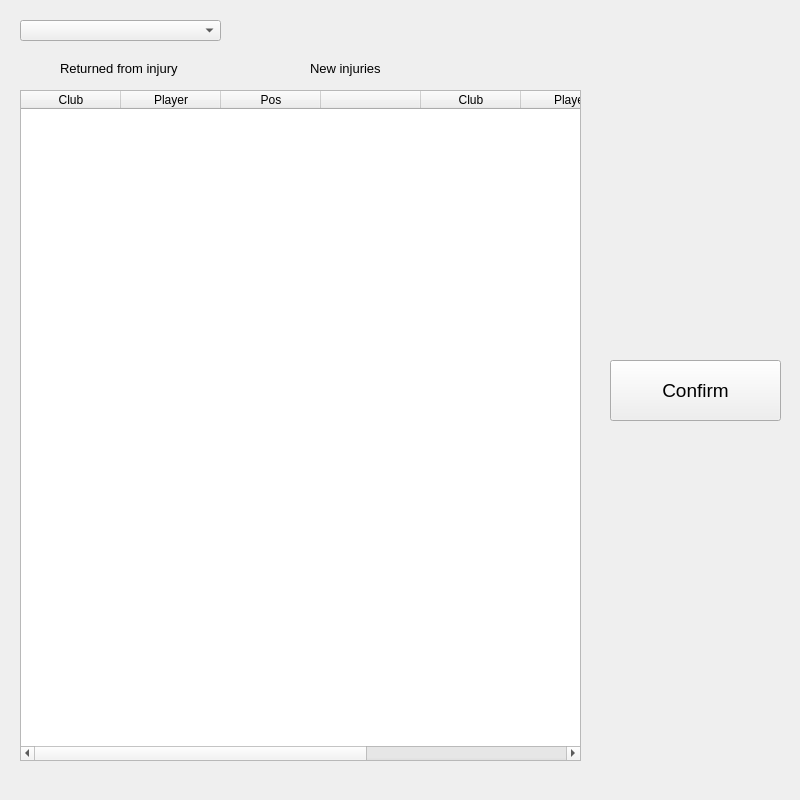
<?xml version="1.0" encoding="UTF-8"?>
<ui version="4.0">
 <class>Form</class>
 <widget class="QWidget" name="Form">
  <property name="windowModality">
   <enum>Qt::ApplicationModal</enum>
  </property>
  <property name="geometry">
   <rect>
    <x>0</x>
    <y>0</y>
    <width>800</width>
    <height>800</height>
   </rect>
  </property>
  <property name="windowTitle">
   <string>Injury Update</string>
  </property>
  <widget class="QTableWidget" name="tblPlayers">
   <property name="geometry">
    <rect>
     <x>20</x>
     <y>90</y>
     <width>561</width>
     <height>671</height>
    </rect>
   </property>
   <column>
    <property name="text">
     <string>Club</string>
    </property>
   </column>
   <column>
    <property name="text">
     <string>Player</string>
    </property>
   </column>
   <column>
    <property name="text">
     <string>Pos</string>
    </property>
   </column>
   <column>
    <property name="text">
     <string> </string>
    </property>
   </column>
   <column>
    <property name="text">
     <string>Club</string>
    </property>
   </column>
   <column>
    <property name="text">
     <string>Player</string>
    </property>
   </column>
   <column>
    <property name="text">
     <string>Pos</string>
    </property>
   </column>
   <column>
    <property name="text">
     <string>Len</string>
    </property>
   </column>
  </widget>
  <widget class="QPushButton" name="btnConfirm">
   <property name="geometry">
    <rect>
     <x>610</x>
     <y>360</y>
     <width>171</width>
     <height>61</height>
    </rect>
   </property>
   <property name="font">
    <font>
     <pointsize>14</pointsize>
    </font>
   </property>
   <property name="text">
    <string>Confirm</string>
   </property>
  </widget>
  <widget class="QComboBox" name="cbLeague">
   <property name="geometry">
    <rect>
     <x>20</x>
     <y>20</y>
     <width>201</width>
     <height>21</height>
    </rect>
   </property>
  </widget>
  <widget class="QLabel" name="lblReturned">
   <property name="geometry">
    <rect>
     <x>60</x>
     <y>60</y>
     <width>131</width>
     <height>16</height>
    </rect>
   </property>
   <property name="font">
    <font>
     <pointsize>10</pointsize>
    </font>
   </property>
   <property name="text">
    <string>Returned from injury</string>
   </property>
  </widget>
  <widget class="QLabel" name="lblNew">
   <property name="geometry">
    <rect>
     <x>310</x>
     <y>60</y>
     <width>131</width>
     <height>16</height>
    </rect>
   </property>
   <property name="font">
    <font>
     <pointsize>10</pointsize>
    </font>
   </property>
   <property name="text">
    <string>New injuries</string>
   </property>
  </widget>
 </widget>
 <resources/>
 <connections/>
</ui>
